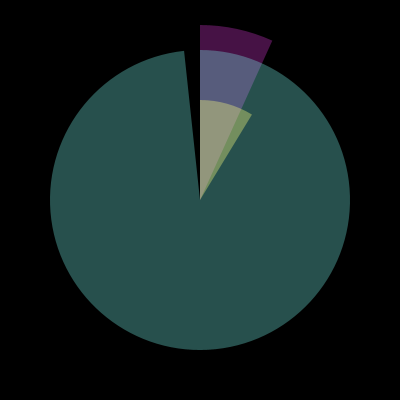
Frame 1 (no input)
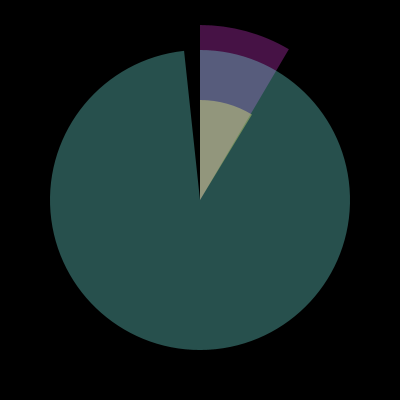
Frame 60 (the mouse pressed at the canvas centre just before this capture)
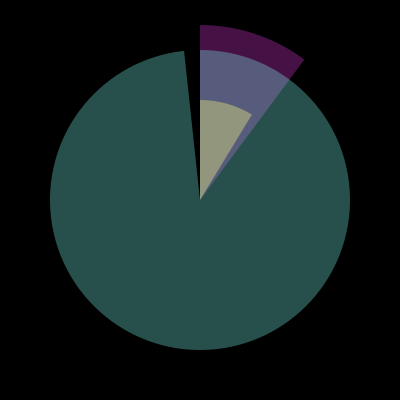
Frame 120 (the mouse held since frame 60 and released just before this capture)

The Processing sketch that drew these frames (run headless with seeded random() and noise(); from frame 60 on, the mouse is pressed at the canvas centre):

// Processing sketch: processing_98692
// ── processing_98692.pde


//Creamos vector de posicion, y lo inicializamos
PVector sec = new PVector(0, 0);
PVector min = new PVector(0, 0);
PVector hora = new PVector(0, 0);

//valor del angulo, que iniciamos a 0
float angSec = 0;
float angMin = 0;
float angHora = 0;

//radio donde dibujaremos la bola (en FM!)
float radSec = 350;
float radMin = 300;
float radHora = 200;

void setup() {
  size(400, 400);
}

void draw() {
  background(0);

  angSec = map(second(), 0, 59, PI, -PI)-HALF_PI;
  angMin = map(minute(), 0, 59, PI, -PI)-HALF_PI;
  angHora = map(hour(), 0, 23, PI, -PI)-HALF_PI;

  

  //Dibujamos 
    noStroke();
    fill(#FF43FC,70);
    arc(width/2,height/2, radSec, radSec, 0-HALF_PI, 0-angSec, PIE);
    fill(#7CFFF7,80);
    arc(width/2,height/2, radMin, radMin, 0-HALF_PI, 0-angMin, PIE);
    fill(#FFFF7C,90);
    arc(width/2,height/2, radHora, radHora, 0-HALF_PI, 0-angHora, PIE);

  
}
